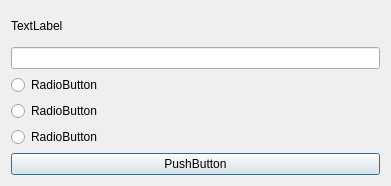
<?xml version="1.0" encoding="UTF-8"?>
<ui version="4.0">
 <class>Dialog</class>
 <widget class="QDialog" name="Dialog">
  <property name="geometry">
   <rect>
    <x>0</x>
    <y>0</y>
    <width>391</width>
    <height>186</height>
   </rect>
  </property>
  <property name="windowTitle">
   <string>Dialog</string>
  </property>
  <layout class="QVBoxLayout" name="verticalLayout">
   <item>
    <widget class="QLabel" name="label">
     <property name="text">
      <string>TextLabel</string>
     </property>
    </widget>
   </item>
   <item>
    <widget class="QLineEdit" name="lineEdit"/>
   </item>
   <item>
    <widget class="QRadioButton" name="radioButton_3">
     <property name="text">
      <string>RadioButton</string>
     </property>
    </widget>
   </item>
   <item>
    <widget class="QRadioButton" name="radioButton_2">
     <property name="text">
      <string>RadioButton</string>
     </property>
    </widget>
   </item>
   <item>
    <widget class="QRadioButton" name="radioButton">
     <property name="text">
      <string>RadioButton</string>
     </property>
    </widget>
   </item>
   <item>
    <widget class="QPushButton" name="pushButton">
     <property name="text">
      <string>PushButton</string>
     </property>
    </widget>
   </item>
  </layout>
 </widget>
 <resources/>
 <connections/>
</ui>
